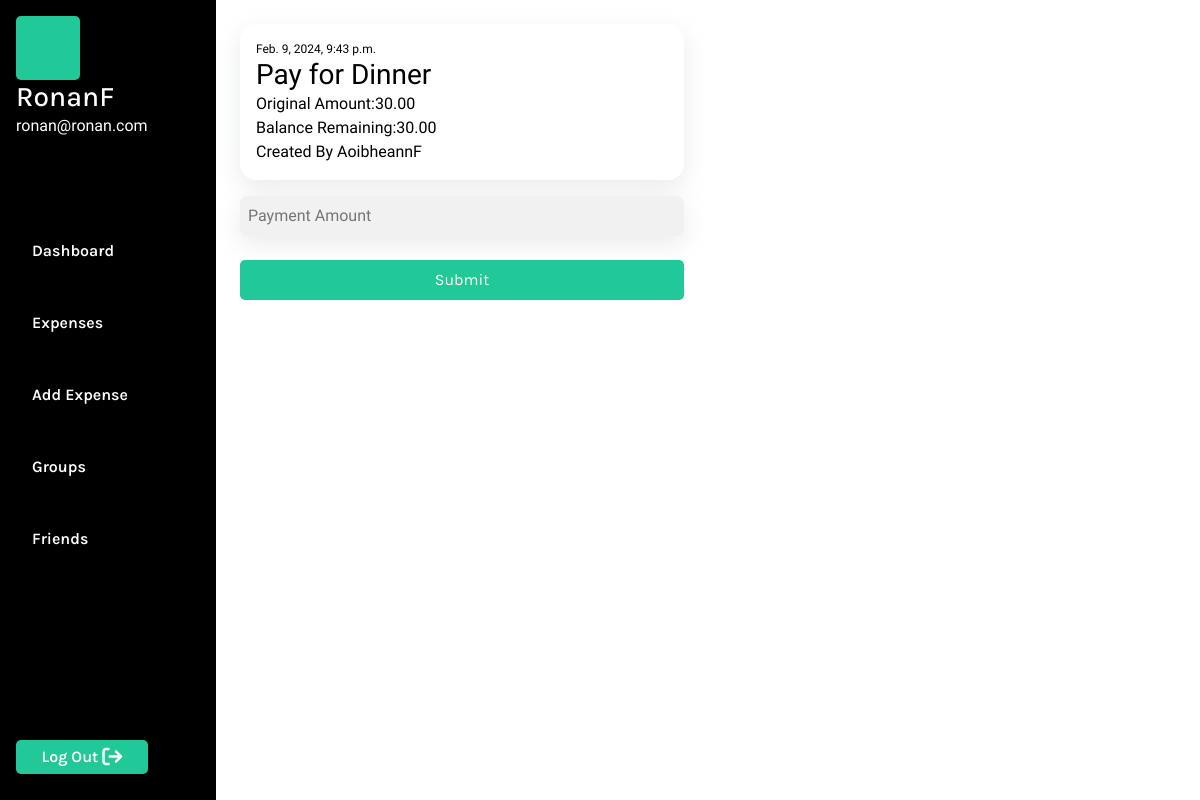
The page /make_payment/44/ (signed in) on the database its author committed.
### MainApp/models.py (models this page shows, shortened)
class User(AbstractUser):
    pass

class Owing(models.Model):
    expense = models.ForeignKey(Expense, on_delete=models.CASCADE, related_name="sub_expenses")
    user = models.ForeignKey(User, on_delete=models.CASCADE, related_name="amounts_owed")
    amount = models.DecimalField(max_digits=10, decimal_places=2)
    paid = models.BooleanField(default=False)
    remaining_balance = models.DecimalField(max_digits=10, decimal_places=2, default=0.00)

class Expense(models.Model):
    CURRENCY_CHOICES = [
        ('CAD', 'CAD - Canadian Dollar'),
        ('GBP', 'GBP - British Pound Sterling'),
        ('AUD', 'AUD - Australian Dollar'),
        ('EUR', 'EUR - Euro'),
        ('USD', 'USD - United States Dollar'),
    ]
    amount = models.DecimalField(max_digits=10, decimal_places=2)
    remaining_balance = models.DecimalField(max_digits=10, decimal_places=2, default=0.00)
    description = models.CharField(max_length=100)
    date_added = models.DateTimeField(auto_now_add=True)
    payment_group = models.ForeignKey(PaymentGroup, on_delete=models.CASCADE, related_name="expenses",  null=True, blank=True)
    created_by_user = models.ForeignKey(User, on_delete=models.CASCADE, related_name="created_expenses")
    currency = models.CharField(max_length=3, choices=CURRENCY_CHOICES)
    paid = models.BooleanField(default=False)

### MainApp/views.py (the view, shortened to what this page needs)
# urls.py: path("make_payment/<int:expense_id>/", views.make_payment, name="make_payment"),
@login_required
def make_payment(request, expense_id):
    user = request.user
    expense = Expense.objects.get(id=expense_id)
    return render(request, "MainApp/makepayment.html", {
        "expense": Owing.objects.get(expense=expense,user=user),
        "expense_id": expense_id,
    })

### MainApp/templates/MainApp/makepayment.html (shortened to what this page needs)
{% extends "MainApp/layout.html" %}
{% block body %}
    <div class="section-container">
        <div class="make-payment-container">
            <div class="payment-details">
                <p class="expense-added">{{ expense.expense.date_added }}</p>
                <h3>Pay for {{ expense.expense.description }}</h3>
                <ul class="make-payment-info-list">
                    <li class="make-payment-info-items">
                        <p class="make-payment-subheadings">Original Amount: </p>
                        <p class="make-payment-info">{{ expense.amount }}</p>
                    </li>
                    <li class="make-payment-info-items">
                        <p class="make-payment-subheadings">Balance Remaining: </p>
                        <p id="balance-remaining" class="make-payment-info">{{ expense.remaining_balance }}</p>
                    </li>
                    <li class="make-payment-info-items">
                        <p class="payment-created-by">Created By {{ expense.expense.created_by_user.username }} </p>
                    </li>
                </ul>
            </div>
            {% if expense.remaining_balance == 0 %}
                <h3 class="payment-status">You've already paid for this expense</h3>
            {% else %}
                <form id="make-payment-form" class="form-layout" action="{% url 'make_payment' expense_id %}" method="post">
                    <input id="make-payment-amount" class="form-inputs" type="number" step="any" name="amount" placeholder="Payment Amount" min="0" max="{{ expense.remaining_balance }}" required>
                    <input class="form-submit-btn" type="submit">
                </form>
            {% endif %}
        </div>
    </div>
{% endblock %}

### MainApp/templates/MainApp/layout.html (shortened to what this page needs)
{% load static %}
<!DOCTYPE html>
<html lang="en">
    <head>
        <link rel="stylesheet" href="https://cdn.jsdelivr.net/npm/bootstrap@4.3.1/dist/css/bootstrap.min.css">
        <link href="{% static 'MainApp/styles.css' %}" rel="stylesheet">
    </head>
    <body class="main">
        {% if user.is_authenticated %}
            <div id="nav-section">
                <div id="nav-container">
                    <div id="logged-in-status">
                        <div id="userProfileImg"></div>
                        {% if user.is_authenticated %}
                            <h3>{{ user.username }}</h3>
                        {% else %}
                            Not signed in.
                        {% endif %}
                        <p>{{ user.email }}</p>
                    </div>
                    <ul id="nav">
                        {% if user.is_authenticated %}
                            <li class="nav-item">
                                <a class="nav-link" href="{% url 'index' %}">Dashboard</a>
                            </li>
                            <li class="nav-item">
                                <a class="nav-link" href="{% url 'expenses' %}">Expenses</a>
                            </li>
                            <li class="nav-item">
                                <a class="nav-link" href="{% url 'add_expense' %}">Add Expense</a>
                            </li>
                            <li class="nav-item">
                                <a class="nav-link" href="{% url 'groups' %}">Groups</a>
                            </li>
                            <li class="nav-item">
                                <a class="nav-link" href="{% url 'add_friend' %}">Friends</a>
                            </li>
                        {% endif %}
                    </ul>
                    <div id="logout">
                        {% if user.is_authenticated %}
                            <button class="logoutBtn">
                                <a class="logoutLink" href="{% url 'logout' %}">Log Out</a>
                                <i class="fa-solid fa-arrow-right-from-bracket fa-lg" style="color: #ffffff;"></i>
                            </button>
                        {% endif %}
                    </div>
                </div>
            </div>
        {% endif %}
        {% block body %}
        {% endblock %}
    </body>
</html>

### MainApp/static/MainApp/styles.css (style rules this page uses)
:root { --background-color: #5CDB95; --accent-color: black; --text-color: white; --secondary-color: #379683; --light-green: #8EE4AF; --background-grey: #F5F5F5; --dashboard-background: #F1F1F1; --btn-color: #20c997; --secondary-color: #379683; --light-green: #8EE4AF; --warning-color: #dc3545; --secondary-font: 'Inconsolata', monospace; --primary-font: 'Karla', sans-serif; --xbold: 900; --bold: 600; --light: 300; --xlarge: 72px; --large: 48px; --medium: 24px; --small: 16px; --xsmall: 12px; }
.main { padding: 0; margin: 0; background-color: var(--accent-color); font-family: var(--secondary-font); color: var(--accent-color); display: flex; justify-content: space-between; align-content: center; }
#nav-section { width: 18vw; display: grid; height: 100vh; }
#nav-container { display: grid; justify-content: start; align-items: start; color: var(--accent-color); font-family: var(--secondary-font); padding: 0; margin: 1rem; background-color: var(--accent-color); width: 18vw; }
#logged-in-status { color: var(--text-color); }
#logged-in-status h3 { margin: 0; padding: 0; font-family: var(--primary-font); }
#userProfileImg { height: 4rem; width: 4rem; background-color: #20c997; border-radius: 5px; }
#nav { background-color: var(--accent-color); list-style: none; display: grid; justify-content: start; align-content: center; padding: 0; margin: 0; background-color: var(--accent-color); }
.nav-item { padding: 1rem 0 1rem 0; margin: 0; }
.nav-link { text-decoration: none; color: var(--text-color); font-size: var(--small); font-weight: var(--bold); font-family: var(--primary-font); }
#logout { align-self: end; }
.logoutBtn { background-color: var(--btn-color); border: none; border-radius: 5px; padding: 5px 15px 5px 15px; margin: 10px 0 10px 0; width: 100%; }
.logoutLink { text-decoration: none; color: var(--text-color); font-size: var(--small); font-weight: var(--bold); font-family: var(--primary-font); }
.section-container { padding: 0; margin: 0; display: grid; background-color: var(--text-color); height: 100vh; width: 82vw; align-self: center; }
button { border: none; padding: 5px 10px 5px 10px; }
a { text-decoration: none; color: black; }
h1, h2, h3, h4, h5, h6, p { margin: 0; padding: 0; }
.form-layout { display: grid; max-width: 70vw; }
.form-inputs { border: none; background-color: transparent; border-bottom: 1px solid var(--accent-color); padding: 0.5rem; color: var(--accent-color); font-family: var(--secondary-color); margin-top: 0.5rem; }
.form-submit-btn { padding: 0.5rem; border: none; background-color: var(--btn-color); border-radius: 5px; color: var(--text-color); font-family: var(--primary-font); margin: 0.5rem 0 0.5rem 0; }
.make-payment-container { display: grid; background-color: white; max-width: 600px; width: 50%; align-content: start; padding: 1.5rem; }
.payment-details { border-radius: 1rem; padding: 1rem; box-shadow: rgba(149, 157, 165, 0.2) 0px 8px 24px; }
.expense-added { font-size: var(--xsmall); padding: 0; margin: 0; }
.make-payment-info-list { list-style: none; padding: 0; margin: 0; }
.make-payment-info-items { display: flex; }
.make-payment-info-items p { padding: 0; margin: 0; }
.payment-created-by { font-size: var(--small); }
#make-payment-amount { border: none; background-color: var(--dashboard-background); border-radius: 8px; margin: 1rem 0 1rem 0; box-shadow: rgba(149, 157, 165, 0.2) 0px 8px 24px; }

### rows shown on the page
User: username "RonanF", email "ronan@ronan.com"
Owing: expense.date_added "Feb. 9, 2024, 9:43 p.m.", expense.description "Dinner", amount "30.00", remaining_balance "30.00", expense.created_by_user.username "AoibheannF"
